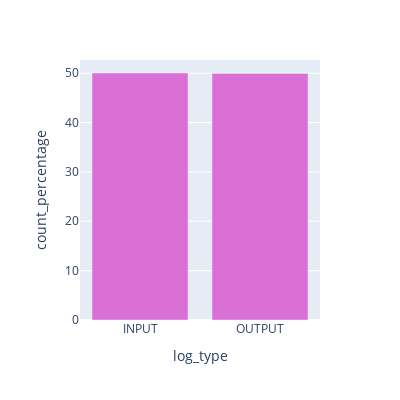

Notebook code for this chart:
### Code cell
count_percentage_plot_by_column('log_type','orchid')

### Figure 1 — Plotly figure (JSON) as saved in the notebook; plotly's stock layout.template omitted (floating-point values rounded to 4 significant figures)
{"data": [{"alignmentgroup": "True", "hovertemplate": "log_type=%{x}<br>count_percentage=%{y}<extra></extra>", "legendgroup": "", "marker": {"color": "orchid", "pattern": {"shape": ""}}, "name": "", "offsetgroup": "", "orientation": "v", "showlegend": false, "textposition": "auto", "type": "bar", "x": ["INPUT", "OUTPUT"], "xaxis": "x", "y": [50.04, 49.96], "yaxis": "y"}], "layout": {"autosize": false, "barmode": "relative", "height": 400, "legend": {"tracegroupgap": 0}, "margin": {"t": 60}, "width": 400, "xaxis": {"anchor": "y", "domain": [0, 1], "title": {"text": "log_type"}}, "yaxis": {"anchor": "x", "domain": [0, 1], "title": {"text": "count_percentage"}}}}
